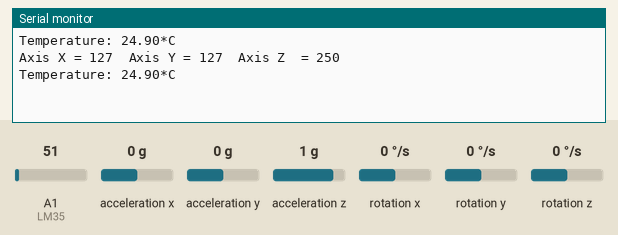
This sketch was run on a simulated Arduino Uno, built with avr-gcc and run on an emulated ATmega328P. Parts: the last lines printed to the serial monitor. The inputs (shaded band) are chosen by the test bench; at power-on: acceleration x 0 g, A1 (LM35) = 51, acceleration y 0 g, acceleration z 1 g, rotation x 0 °/s, rotation y 0 °/s, rotation z 0 °/s.

Above: at 1.6 s.
1.7 s: acceleration x set to -1.4 g
At 3.2 s:
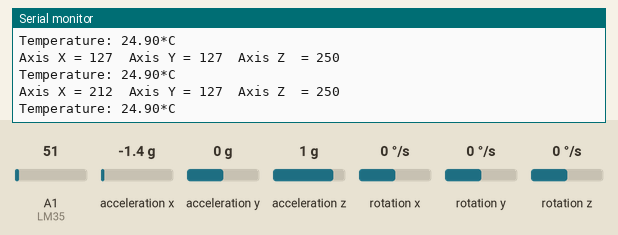
3.4 s: A1 (LM35) set to 61
At 4.8 s:
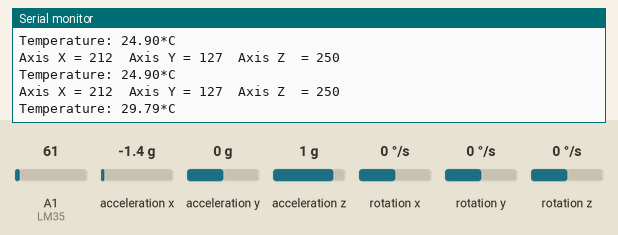
5.1 s: acceleration y set to -1.4 g
At 6.3 s:
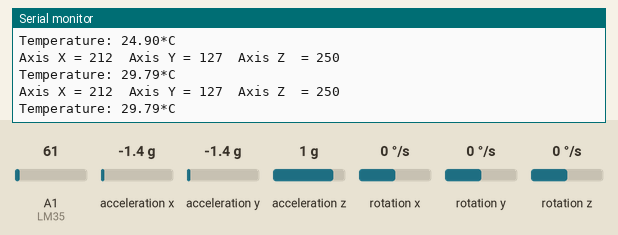
6.8 s: acceleration z set to -1.4 g
At 8.3 s:
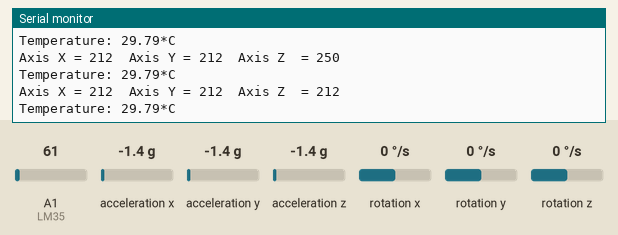
8.5 s: A1 (LM35) set to 71
At 10.0 s:
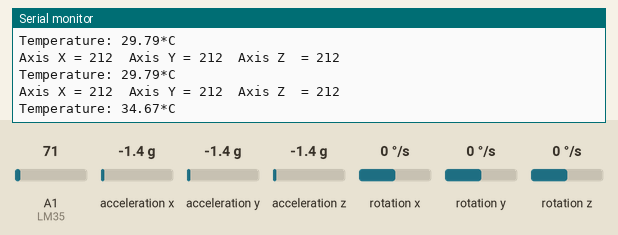
Timing chart, 0 to 11.2 s (numbered marks = the images above; inputs shaded):
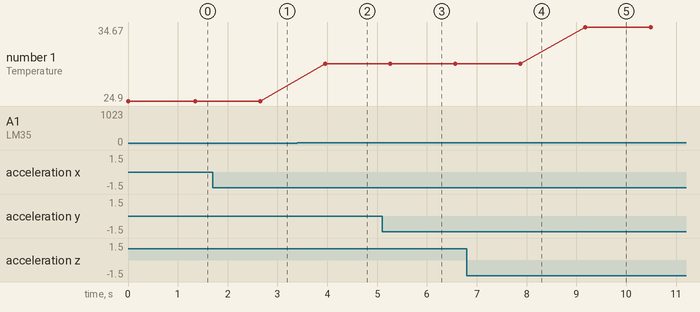

Measured:
- after the input at 1.7 s, the serial monitor: prints a new line after 0.91 s (image 1)
- after the input at 3.4 s, the serial monitor: prints a new line after 0.56 s (image 2)
- after the input at 6.8 s, the serial monitor: prints a new line after 1.0 s (image 4)
- after the input at 8.5 s, the serial monitor: prints a new line after 0.68 s (image 5)
- plotted number 1: 24.9 → 29.79 after the input at 3.4 s, 29.79 → 34.67 after the input at 8.5 s

The sketch:

sketch_MPU.ino
```cpp
#include "Wire.h"
#include "I2Cdev.h"
#include "MPU6050.h"
#define LM35 A1

MPU6050 mpu;


int16_t ax, ay, az;
int16_t gx, gy, gz;

struct MyData {
  byte X;
  byte Y;
  byte Z;
};

MyData data;

void setup()
{
  Serial.begin(9600);
  Wire.begin();
  mpu.initialize();
}


void loop()
{
   // Temprature sensor code.

   // Convert that ADC Data into voltage
   int adcData = analogRead(LM35);
   float voltage = adcData * (5.0 / 1024.0);
   // Convert the voltage into temperature
   float temperature = voltage * 100;
   // Print the temperature data
   Serial.print("Temperature: ");
   Serial.print(temperature);
   Serial.println("*C");
   // wait a second between readings
   delay(800);


  // motion sensor code.
  mpu.getMotion6(&ax, &ay, &az, &gx, &gy, &gz);
  data.X = map(ax, -17000, 17000, 0, 255 ); // X axis data
  data.Y = map(ay, -17000, 17000, 0, 255);
  data.Z = map(az, -17000, 17000, 0, 255);  // Y axis data

  // wait a second between readings
  delay(500);

  Serial.print("Axis X = ");
  Serial.print(data.X);
  Serial.print("  ");

  Serial.print("Axis Y = ");
  Serial.print(data.Y);
  Serial.print("  ");

  Serial.print("Axis Z  = ");
  Serial.println(data.Z);

}
```
